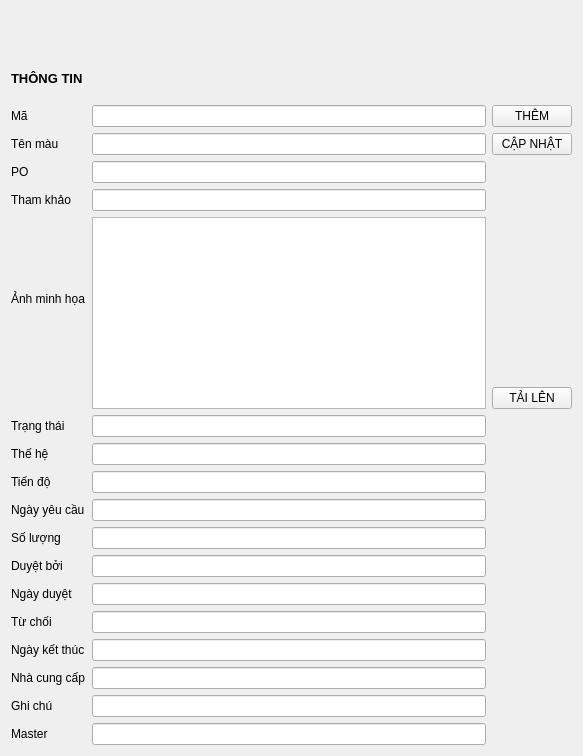
<?xml version="1.0" encoding="UTF-8"?>
<ui version="4.0">
 <class>Form</class>
 <widget class="QWidget" name="Form">
  <property name="geometry">
   <rect>
    <x>0</x>
    <y>0</y>
    <width>583</width>
    <height>756</height>
   </rect>
  </property>
  <property name="windowTitle">
   <string>WOOD ADD NEW</string>
  </property>
  <layout class="QGridLayout" name="gridLayout_2">
   <item row="0" column="0">
    <widget class="QLabel" name="label">
     <property name="text">
      <string/>
     </property>
     <property name="pixmap">
      <pixmap resource="resources.qrc">:/images/tlclogo3.jpg</pixmap>
     </property>
     <property name="alignment">
      <set>Qt::AlignCenter</set>
     </property>
    </widget>
   </item>
   <item row="1" column="0">
    <widget class="QLabel" name="label_2">
     <property name="font">
      <font>
       <pointsize>10</pointsize>
       <weight>75</weight>
       <bold>true</bold>
      </font>
     </property>
     <property name="text">
      <string>THÔNG TIN</string>
     </property>
    </widget>
   </item>
   <item row="2" column="0">
    <layout class="QGridLayout" name="gridLayout">
     <item row="0" column="0">
      <widget class="QLabel" name="label_4">
       <property name="text">
        <string>Mã</string>
       </property>
      </widget>
     </item>
     <item row="0" column="1">
      <widget class="QLineEdit" name="lineEdit_1"/>
     </item>
     <item row="0" column="2">
      <widget class="QPushButton" name="ThemGoButton">
       <property name="text">
        <string>THÊM</string>
       </property>
      </widget>
     </item>
     <item row="1" column="0">
      <widget class="QLabel" name="label_5">
       <property name="text">
        <string>Tên màu</string>
       </property>
      </widget>
     </item>
     <item row="1" column="1">
      <widget class="QLineEdit" name="lineEdit_2"/>
     </item>
     <item row="1" column="2">
      <widget class="QPushButton" name="CapnhatGoButton">
       <property name="text">
        <string>CẬP NHẬT</string>
       </property>
      </widget>
     </item>
     <item row="2" column="0">
      <widget class="QLabel" name="label_7">
       <property name="text">
        <string>PO</string>
       </property>
      </widget>
     </item>
     <item row="2" column="1">
      <widget class="QLineEdit" name="lineEdit_4"/>
     </item>
     <item row="3" column="0">
      <widget class="QLabel" name="label_6">
       <property name="text">
        <string>Tham khảo</string>
       </property>
      </widget>
     </item>
     <item row="3" column="1">
      <widget class="QLineEdit" name="lineEdit_16"/>
     </item>
     <item row="4" column="0">
      <widget class="QLabel" name="label_8">
       <property name="text">
        <string>Ảnh minh họa</string>
       </property>
      </widget>
     </item>
     <item row="4" column="1" rowspan="2">
      <widget class="QTextEdit" name="textEdit"/>
     </item>
     <item row="5" column="2">
      <widget class="QPushButton" name="UpAnhGoButton">
       <property name="text">
        <string>TẢI LÊN</string>
       </property>
      </widget>
     </item>
     <item row="6" column="0">
      <widget class="QLabel" name="label_19">
       <property name="text">
        <string>Trạng thái</string>
       </property>
      </widget>
     </item>
     <item row="6" column="1">
      <widget class="QLineEdit" name="lineEdit_3"/>
     </item>
     <item row="7" column="0">
      <widget class="QLabel" name="label_9">
       <property name="text">
        <string>Thế hệ</string>
       </property>
      </widget>
     </item>
     <item row="7" column="1">
      <widget class="QLineEdit" name="lineEdit_5"/>
     </item>
     <item row="8" column="0">
      <widget class="QLabel" name="label_10">
       <property name="text">
        <string>Tiến độ</string>
       </property>
      </widget>
     </item>
     <item row="8" column="1">
      <widget class="QLineEdit" name="lineEdit_6"/>
     </item>
     <item row="9" column="0">
      <widget class="QLabel" name="label_11">
       <property name="text">
        <string>Ngày yêu cầu</string>
       </property>
      </widget>
     </item>
     <item row="9" column="1">
      <widget class="QLineEdit" name="lineEdit_7"/>
     </item>
     <item row="10" column="0">
      <widget class="QLabel" name="label_12">
       <property name="text">
        <string>Số lượng</string>
       </property>
      </widget>
     </item>
     <item row="10" column="1">
      <widget class="QLineEdit" name="lineEdit_8"/>
     </item>
     <item row="11" column="0">
      <widget class="QLabel" name="label_13">
       <property name="text">
        <string>Duyệt bởi</string>
       </property>
      </widget>
     </item>
     <item row="11" column="1">
      <widget class="QLineEdit" name="lineEdit_9"/>
     </item>
     <item row="12" column="0">
      <widget class="QLabel" name="label_14">
       <property name="text">
        <string>Ngày duyệt</string>
       </property>
      </widget>
     </item>
     <item row="12" column="1">
      <widget class="QLineEdit" name="lineEdit_10"/>
     </item>
     <item row="13" column="0">
      <widget class="QLabel" name="label_16">
       <property name="text">
        <string>Từ chối</string>
       </property>
      </widget>
     </item>
     <item row="13" column="1">
      <widget class="QLineEdit" name="lineEdit_11"/>
     </item>
     <item row="14" column="0">
      <widget class="QLabel" name="label_18">
       <property name="text">
        <string>Ngày kết thúc</string>
       </property>
      </widget>
     </item>
     <item row="14" column="1">
      <widget class="QLineEdit" name="lineEdit_12"/>
     </item>
     <item row="15" column="0">
      <widget class="QLabel" name="label_15">
       <property name="text">
        <string>Nhà cung cấp</string>
       </property>
      </widget>
     </item>
     <item row="15" column="1">
      <widget class="QLineEdit" name="lineEdit_13"/>
     </item>
     <item row="16" column="0">
      <widget class="QLabel" name="label_17">
       <property name="text">
        <string>Ghi chú</string>
       </property>
      </widget>
     </item>
     <item row="16" column="1">
      <widget class="QLineEdit" name="lineEdit_14"/>
     </item>
     <item row="17" column="0">
      <widget class="QLabel" name="label_20">
       <property name="text">
        <string>Master</string>
       </property>
      </widget>
     </item>
     <item row="17" column="1">
      <widget class="QLineEdit" name="lineEdit_15"/>
     </item>
    </layout>
   </item>
  </layout>
 </widget>
 <resources>
  <include location="resources.qrc"/>
 </resources>
 <connections/>
</ui>
